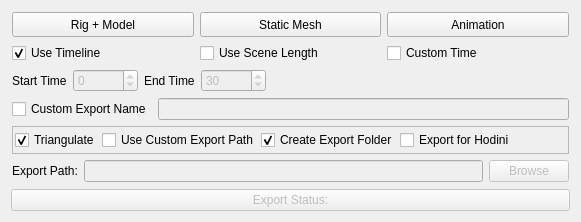
<?xml version="1.0" encoding="UTF-8"?>
<ui version="4.0">
 <class>GenericFbxExport</class>
 <widget class="QMainWindow" name="GenericFbxExport">
  <property name="geometry">
   <rect>
    <x>0</x>
    <y>0</y>
    <width>581</width>
    <height>222</height>
   </rect>
  </property>
  <property name="windowTitle">
   <string>FBXExport</string>
  </property>
  <widget class="QWidget" name="centralWidget">
   <layout class="QVBoxLayout" name="verticalLayout_2">
    <item>
     <widget class="QFrame" name="frame">
      <property name="frameShape">
       <enum>QFrame::NoFrame</enum>
      </property>
      <property name="frameShadow">
       <enum>QFrame::Plain</enum>
      </property>
      <property name="lineWidth">
       <number>0</number>
      </property>
      <layout class="QVBoxLayout" name="verticalLayout">
       <property name="margin">
        <number>1</number>
       </property>
       <item>
        <layout class="QHBoxLayout" name="horizontalLayout">
         <item>
          <widget class="QPushButton" name="exportGeoButton">
           <property name="minimumSize">
            <size>
             <width>0</width>
             <height>25</height>
            </size>
           </property>
           <property name="text">
            <string>Rig + Model</string>
           </property>
          </widget>
         </item>
         <item>
          <widget class="QPushButton" name="exportStaticGeoButton">
           <property name="minimumSize">
            <size>
             <width>0</width>
             <height>25</height>
            </size>
           </property>
           <property name="text">
            <string>Static Mesh</string>
           </property>
          </widget>
         </item>
         <item>
          <widget class="QPushButton" name="exportAnimButton">
           <property name="minimumSize">
            <size>
             <width>0</width>
             <height>25</height>
            </size>
           </property>
           <property name="text">
            <string>Animation</string>
           </property>
          </widget>
         </item>
        </layout>
       </item>
       <item>
        <layout class="QHBoxLayout" name="horizontalLayout_2">
         <item>
          <widget class="QCheckBox" name="useTimelineCheckBox">
           <property name="minimumSize">
            <size>
             <width>115</width>
             <height>0</height>
            </size>
           </property>
           <property name="text">
            <string>Use Timeline</string>
           </property>
           <property name="checked">
            <bool>true</bool>
           </property>
           <attribute name="buttonGroup">
            <string notr="true">animTimelineGroup</string>
           </attribute>
          </widget>
         </item>
         <item>
          <widget class="QCheckBox" name="useSceneLengthCheckBox">
           <property name="text">
            <string>Use Scene Length</string>
           </property>
           <attribute name="buttonGroup">
            <string notr="true">animTimelineGroup</string>
           </attribute>
          </widget>
         </item>
         <item>
          <widget class="QCheckBox" name="useCustomTimeLineCheckBox">
           <property name="text">
            <string>Custom Time</string>
           </property>
           <attribute name="buttonGroup">
            <string notr="true">animTimelineGroup</string>
           </attribute>
          </widget>
         </item>
        </layout>
       </item>
       <item>
        <layout class="QHBoxLayout" name="horizontalLayout_5">
         <item>
          <widget class="QLabel" name="startTimeLabel">
           <property name="text">
            <string>Start Time</string>
           </property>
          </widget>
         </item>
         <item>
          <widget class="QSpinBox" name="startTimeSpinBox">
           <property name="enabled">
            <bool>false</bool>
           </property>
           <property name="minimum">
            <number>-10000</number>
           </property>
           <property name="maximum">
            <number>10000</number>
           </property>
          </widget>
         </item>
         <item>
          <widget class="QLabel" name="endTimeLabel">
           <property name="text">
            <string>End Time</string>
           </property>
          </widget>
         </item>
         <item>
          <widget class="QSpinBox" name="endTimeSpinBox">
           <property name="enabled">
            <bool>false</bool>
           </property>
           <property name="minimum">
            <number>-10000</number>
           </property>
           <property name="maximum">
            <number>10000</number>
           </property>
           <property name="value">
            <number>30</number>
           </property>
          </widget>
         </item>
         <item>
          <spacer name="horizontalSpacer">
           <property name="orientation">
            <enum>Qt::Horizontal</enum>
           </property>
           <property name="sizeHint" stdset="0">
            <size>
             <width>40</width>
             <height>20</height>
            </size>
           </property>
          </spacer>
         </item>
        </layout>
       </item>
       <item>
        <layout class="QHBoxLayout" name="horizontalLayout_4">
         <item>
          <widget class="QCheckBox" name="customExportNameCheckBox">
           <property name="enabled">
            <bool>true</bool>
           </property>
           <property name="text">
            <string>Custom Export Name</string>
           </property>
           <property name="checked">
            <bool>false</bool>
           </property>
          </widget>
         </item>
         <item>
          <widget class="QLineEdit" name="customExportName">
           <property name="enabled">
            <bool>false</bool>
           </property>
           <property name="minimumSize">
            <size>
             <width>220</width>
             <height>0</height>
            </size>
           </property>
           <property name="maximumSize">
            <size>
             <width>16777215</width>
             <height>16777215</height>
            </size>
           </property>
          </widget>
         </item>
        </layout>
       </item>
       <item>
        <widget class="QFrame" name="frame_2">
         <property name="frameShape">
          <enum>QFrame::StyledPanel</enum>
         </property>
         <property name="frameShadow">
          <enum>QFrame::Raised</enum>
         </property>
         <layout class="QHBoxLayout" name="horizontalLayout_7">
          <property name="spacing">
           <number>2</number>
          </property>
          <property name="margin">
           <number>2</number>
          </property>
          <item>
           <widget class="QCheckBox" name="trinagleate_checkbox">
            <property name="text">
             <string>Triangulate</string>
            </property>
            <property name="checked">
             <bool>true</bool>
            </property>
           </widget>
          </item>
          <item>
           <widget class="QCheckBox" name="useCustomDirCheckBox">
            <property name="text">
             <string>Use Custom Export Path</string>
            </property>
            <property name="checked">
             <bool>false</bool>
            </property>
           </widget>
          </item>
          <item>
           <widget class="QCheckBox" name="createExportFolder_checkBox">
            <property name="text">
             <string>Create Export Folder</string>
            </property>
            <property name="checked">
             <bool>true</bool>
            </property>
           </widget>
          </item>
          <item>
           <widget class="QCheckBox" name="export_to_houdini_checkBox">
            <property name="enabled">
             <bool>true</bool>
            </property>
            <property name="text">
             <string>Export for Hodini</string>
            </property>
           </widget>
          </item>
          <item>
           <spacer name="horizontalSpacer_2">
            <property name="orientation">
             <enum>Qt::Horizontal</enum>
            </property>
            <property name="sizeHint" stdset="0">
             <size>
              <width>40</width>
              <height>20</height>
             </size>
            </property>
           </spacer>
          </item>
         </layout>
        </widget>
       </item>
       <item>
        <layout class="QHBoxLayout" name="horizontalLayout_3">
         <item>
          <widget class="QLabel" name="label">
           <property name="text">
            <string>Export Path:</string>
           </property>
          </widget>
         </item>
         <item>
          <widget class="QLineEdit" name="exportPath">
           <property name="enabled">
            <bool>false</bool>
           </property>
          </widget>
         </item>
         <item>
          <widget class="QPushButton" name="browseButton">
           <property name="enabled">
            <bool>false</bool>
           </property>
           <property name="text">
            <string>Browse</string>
           </property>
          </widget>
         </item>
        </layout>
       </item>
      </layout>
     </widget>
    </item>
    <item>
     <layout class="QHBoxLayout" name="horizontalLayout_6">
      <item>
       <widget class="QPushButton" name="statusPushButton">
        <property name="enabled">
         <bool>false</bool>
        </property>
        <property name="autoFillBackground">
         <bool>false</bool>
        </property>
        <property name="text">
         <string>Export Status:</string>
        </property>
        <property name="checkable">
         <bool>false</bool>
        </property>
        <property name="autoDefault">
         <bool>false</bool>
        </property>
        <property name="default">
         <bool>false</bool>
        </property>
        <property name="flat">
         <bool>false</bool>
        </property>
       </widget>
      </item>
     </layout>
    </item>
   </layout>
  </widget>
 </widget>
 <layoutdefault spacing="6" margin="11"/>
 <resources/>
 <connections/>
 <buttongroups>
  <buttongroup name="animTimelineGroup"/>
 </buttongroups>
</ui>
